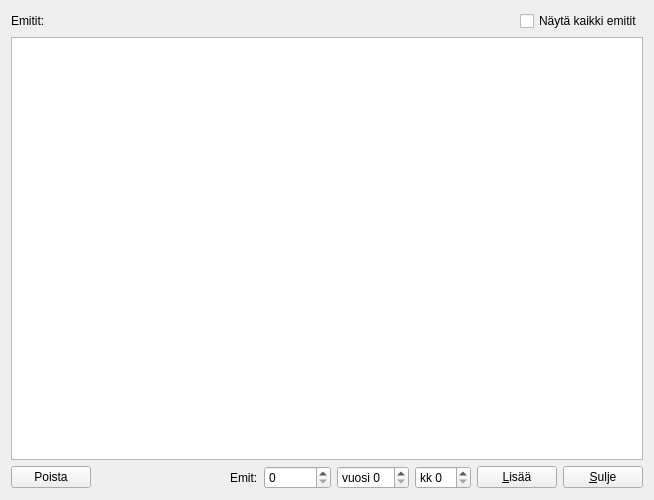
<?xml version="1.0" encoding="UTF-8"?>
<ui version="4.0">
 <class>VuokraEmititForm</class>
 <widget class="QWidget" name="VuokraEmititForm">
  <property name="geometry">
   <rect>
    <x>0</x>
    <y>0</y>
    <width>654</width>
    <height>500</height>
   </rect>
  </property>
  <property name="windowTitle">
   <string>Tulospalvelu - Vuorka-Emitit</string>
  </property>
  <layout class="QVBoxLayout" name="verticalLayout">
   <item>
    <layout class="QHBoxLayout" name="horizontalLayout_3" stretch="1,0">
     <item>
      <widget class="QLabel" name="label">
       <property name="text">
        <string>Emitit:</string>
       </property>
      </widget>
     </item>
     <item>
      <widget class="QCheckBox" name="naytaKaikkiBox">
       <property name="text">
        <string>Näytä kaikki emitit</string>
       </property>
      </widget>
     </item>
    </layout>
   </item>
   <item>
    <widget class="QTreeView" name="emitView">
     <property name="rootIsDecorated">
      <bool>false</bool>
     </property>
     <property name="itemsExpandable">
      <bool>false</bool>
     </property>
     <property name="expandsOnDoubleClick">
      <bool>false</bool>
     </property>
    </widget>
   </item>
   <item>
    <layout class="QHBoxLayout" name="horizontalLayout_2">
     <item>
      <widget class="QPushButton" name="poistaButton">
       <property name="text">
        <string>Poista</string>
       </property>
      </widget>
     </item>
     <item>
      <spacer name="horizontalSpacer_2">
       <property name="orientation">
        <enum>Qt::Horizontal</enum>
       </property>
       <property name="sizeHint" stdset="0">
        <size>
         <width>40</width>
         <height>20</height>
        </size>
       </property>
      </spacer>
     </item>
     <item>
      <widget class="QLabel" name="label_2">
       <property name="text">
        <string>Emit:</string>
       </property>
      </widget>
     </item>
     <item>
      <widget class="QSpinBox" name="numeroBox">
       <property name="maximum">
        <number>999999</number>
       </property>
      </widget>
     </item>
     <item>
      <widget class="QSpinBox" name="vuosiBox">
       <property name="prefix">
        <string>vuosi </string>
       </property>
      </widget>
     </item>
     <item>
      <widget class="QSpinBox" name="kuukausiBox">
       <property name="prefix">
        <string>kk </string>
       </property>
       <property name="maximum">
        <number>12</number>
       </property>
      </widget>
     </item>
     <item>
      <widget class="QPushButton" name="lisaaButton">
       <property name="text">
        <string>&amp;Lisää</string>
       </property>
      </widget>
     </item>
     <item>
      <widget class="QPushButton" name="closeButton">
       <property name="text">
        <string>&amp;Sulje</string>
       </property>
      </widget>
     </item>
    </layout>
   </item>
  </layout>
 </widget>
 <resources/>
 <connections/>
</ui>
